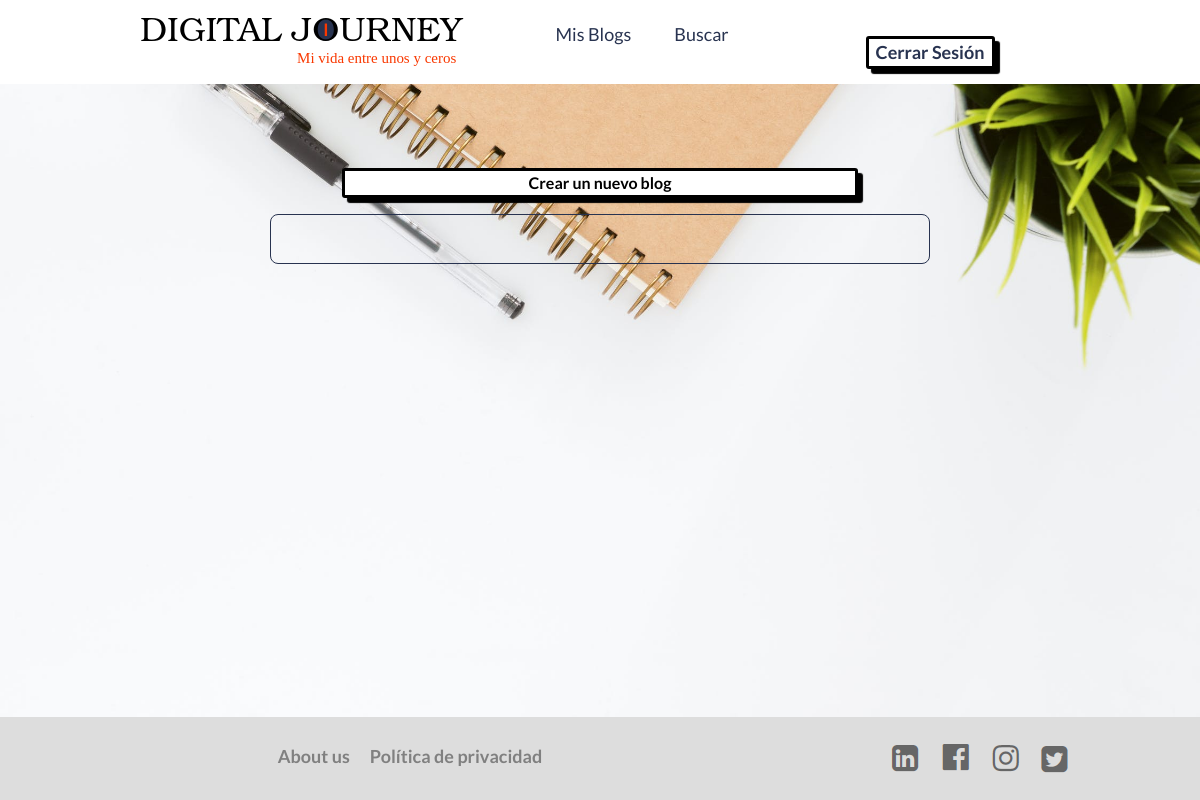
Page /MisBlogs (signed in) on the earlier database version.
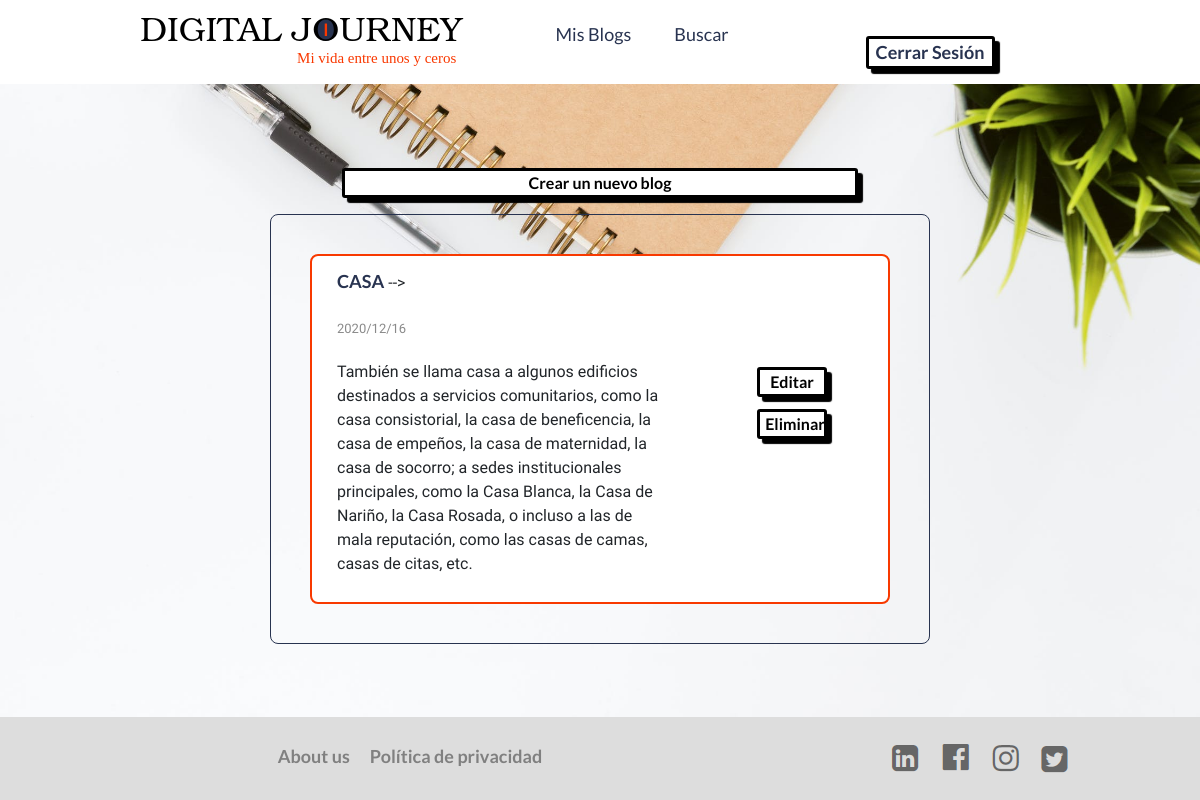
Same page on the later database version.
### tables this page shows
CREATE TABLE publicacion (id_publicacion INTEGER PRIMARY KEY AUTOINCREMENT NOT NULL, titulo TEXT NOT NULL, cuerpo TEXT NOT NULL, es_publico BOOLEAN, fecha_publicacion DATETIME NOT NULL, id_categoriaPub INT NOT NULL REFERENCES categoria (id_categoria), id_usuarioPub INT NOT NULL REFERENCES usuario (id_usuario));

### app.py (the view, shortened to what this page needs)
@app.route("/MisBlogs", methods = ["GET", "POST"])
@login_required
def MisBlogs():
    if request.method == "GET":
        usuario = session["user_id"]
        userBlogs = db.execute("SELECT * FROM publicacion WHERE id_usuarioPub = :idUser",
                          idUser=usuario)
        print(userBlogs)
        if len(userBlogs) == 0:
            mensaje = "No tienes ningún blog asociado a tu cuenta"
            return render_template("MisBlogs.html", userBlogs = userBlogs)
        else:
            return render_template("MisBlogs.html", userBlogs = userBlogs)

### app.py (called while the page is built)
@app.after_request
def after_request(response):
    response.headers["Cache-Control"] = "no-cache, no-store, must-revalidate"
    response.headers["Expires"] = 0
    response.headers["Pragma"] = "no-cache"
    return response

### utils.py (called while the page is built)
def login_required(f):
    @wraps(f)
    def decorated_function(*args, **kwargs):
        if session.get("user_id") is None:
            return redirect("/")
        return f(*args, **kwargs)
    return decorated_function

### templates/MisBlogs.html (shortened to what this page needs)
<!DOCTYPE html>
<html lang="es">
<head>
    <link rel="stylesheet" href="https://cdn.jsdelivr.net/npm/bootstrap@4.5.3/dist/css/bootstrap.min.css">
    <link rel="stylesheet" href="/static/styles.css">
</head>
<body id="body_index">
    <header>
        <img class="logo" src="/static/logo.svg" alt="logo">
        <nav>
            <ul class="navlinks">
                <li><a href="/MisBlogs">Mis Blogs</a></li>
                <li><a href="/buscar">Buscar</a></li>
            </ul>
        </nav>
        <div style="text-align: center; width: 300px;"><button class="button"><a href="/logout">Cerrar Sesión</a></button></div>
    </header>
    <div>
        <form action="/MisBlogs" method="POST">
            <div style="text-align: center;"><button type="submit" class="button" value = "agregar" name="agregar">Crear un nuevo blog</button></div>
        </form>
    </div>
    <section class="box">
        <div>
            {% for blog in userBlogs %}
            <article class="articulo">
                <div class="container">
                    <div class="row" id="blog">
                        <div class="col-8">
                            <table>
                                <tr>
                                    <td>
                                        <form id = "form1" action="/blog" method="POST">
                                        <t2 class="titulo_blog"><a href="/blog/{{ blog['id_publicacion'] }}">{{ blog["titulo"] }}</a></t2> -->
                                        </form>
                                    </td>
                                </tr class="titulo">
                                <tr>
                                    <td>
                                        <t3 class="fechas">{{ blog["fecha_publicacion"] }}</t3>
                                    </td>
                                </tr>
                                <tr>
                                    <td>
                                        <p>{{ blog["cuerpo"] }}</p>
                                    </td>
                                </tr>
                            </table>
                        </div>
                        <div class="col-4 botones_articulo">
                        <form action="/MisBlogs" method="POST">
                            <div style="text-align: center;"><button type="submit" class="button" value = "Editar,{{ blog['id_publicacion'] }}" name="Editar">Editar</button></div>
                            <div style="text-align: center;"><button type="submit" class="button" value = "Eliminar,{{ blog['id_publicacion'] }}" name = "Eliminar">Eliminar</button></div>
                        </form>
                        </div>
                    </div>
                </div>
            </article>
            {% endfor %}
        </div>
    </section>
    <div class="footer">
        <div class="container">
            <div class="row">
                <div class="col-sm-8" style="text-align: center;">
                    <table>
                        <tr>
                            <td><a class="links_footer" href="#">About us</a></td>
                            <td><a class="links_footer" href="#">Política de privacidad</a></td>
                        </tr>
                    </table>
                </div>
                <div class="col-sm-4">
                    <table>
                        <tr>
                            <td>
                                <a href="#"><img src="/static/linkedin.PNG" alt="Linkedin" class="socialmedia"></a>
                            </td>
                            <td>
                                <a href="#"><img src="/static/fb.PNG" alt="Facebook" class="socialmedia"></a>
                            </td>
                            <td>
                                <a href="#"><img src="/static/ig.PNG" alt="Instagram" class="socialmedia"></a>
                            </td>
                            <td>
                                <a href="#"><img src="/static/tw.PNG" alt="Twitter" class="socialmedia"></a>
                            </td>
                        </tr>
                    </table>
                </div>
            </div>
        </div>
    </div>
</body>
</html>

### static/styles.css (style rules this page uses)
#body_index { margin: 0; padding: 0; background: url("/static/inicio.jpeg") no-repeat center; background-size: cover; font-family: 'Maven Pro', sans-serif; }
td { padding: 10px; }
table { margin: 0 auto; }
.footer { right: 0; bottom: 0; left: 0; padding: 1rem; background-color: #DDDDDD; text-align: center; flex: 0 0 50px; margin-top: auto; }
.socialmedia { height: 100%; }
.links_footer { color: gray; font-weight: bold; }
#blog { background-color: white; border: 2px solid #f83900; border-radius: 8px; }
.articulo { padding: 15px; }
.botones_articulo { text-align: center; padding-top: 100px; }
.titulo_blog { font-weight: bold; color: rgb(97, 97, 97); font-size: 20px; }
.fechas { color: rgb(138, 138, 138); font-size: small; }
.box { margin: 0 auto; margin-top: 1em; margin-bottom: 1em; position: relative; top: 10%; width: 55%; padding: 2%; font-family: 'Maven Pro', sans-serif; font-size: 1em; border: 1px solid #283350; border-radius: 8px; }
.button { width: 43%; height: 2%; padding: 0px 5px; margin: 0 auto; margin-top: 7%; background-color: #ffffff; border: 3px solid #283350; border-radius: 3px; box-shadow: 5px 5px 1px #283350; font-weight: bold; text-align: center; overflow: hidden; letter-spacing: 0in; font-family: "Lato", sans-serif; }
.button { width: 43%; height: 2%; padding: 0px 5px; margin: 0 auto; margin-top: 7%; background-color: #ffffff; border: 3px solid black; border-radius: 3px; box-shadow: 5px 5px 1px #000000; font-weight: bold; text-align: center; overflow: hidden; letter-spacing: 0in; }
body { display: flex; flex-direction: column; min-height: 100vh; }
li, a { font-family: "Lato", sans-serif; font-size: 18px; color: #283350; text-decoration: none; }
.logo { cursor: pointer; }
header { display: flex; justify-content: space-between; vertical-align: middle; align-items: center; padding: 15px 10%; background-color: white; }
.navlinks { list-style: none; font-family: 'Lato', sans-serif; }
.navlinks li { display: inline-block; padding: 0px 20px; }

Differences in the rows shown:
added publicacion: titulo "CASA", fecha_publicacion "2020/12/16", cuerpo "También se llama casa a algunos edificios destinados a servicios comunitarios, como la casa consistorial, la casa de beneficencia, la casa de empeños, la casa de maternidad, la casa de socorro; a sedes institucionales principales, como la Casa Blanca, la Casa de Nariño, la Casa Rosada, o incluso a las de mala reputación, como las casas de camas, casas de citas, etc."
